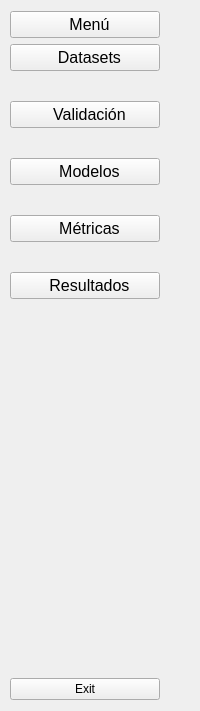
     <widget class="QWidget" name="full_menu_widget" native="true">
      <property name="sizePolicy">
       <sizepolicy hsizetype="Preferred" vsizetype="Preferred">
        <horstretch>0</horstretch>
        <verstretch>0</verstretch>
       </sizepolicy>
      </property>
      <layout class="QVBoxLayout" name="verticalLayout_4">
       <property name="leftMargin">
        <number>10</number>
       </property>
       <property name="rightMargin">
        <number>40</number>
       </property>
       <item>
        <layout class="QHBoxLayout" name="horizontalLayout_2">
         <property name="spacing">
          <number>0</number>
         </property>
         <item>
          <widget class="QPushButton" name="menu_btn_2">
           <property name="font">
            <font>
             <pointsize>12</pointsize>
            </font>
           </property>
           <property name="text">
            <string>  Menú</string>
           </property>
           <property name="icon">
            <iconset resource="resource.qrc">
             <normaloff>:/Iconos/Iconos/menu.png</normaloff>:/Iconos/Iconos/menu.png</iconset>
           </property>
           <property name="checkable">
            <bool>true</bool>
           </property>
          </widget>
         </item>
        </layout>
       </item>
       <item>
        <layout class="QVBoxLayout" name="verticalLayout_2">
         <property name="spacing">
          <number>30</number>
         </property>
         <item>
          <widget class="QPushButton" name="datasets_btn_2">
           <property name="font">
            <font>
             <pointsize>12</pointsize>
            </font>
           </property>
           <property name="text">
            <string>  Datasets</string>
           </property>
           <property name="icon">
            <iconset resource="resource.qrc">
             <normaloff>:/Iconos/Iconos/datasets.png</normaloff>
             <normalon>Iconos/dataset_blanco.png</normalon>:/Iconos/Iconos/datasets.png</iconset>
           </property>
           <property name="iconSize">
            <size>
             <width>20</width>
             <height>20</height>
            </size>
           </property>
           <property name="checkable">
            <bool>true</bool>
           </property>
           <property name="checked">
            <bool>false</bool>
           </property>
           <property name="autoExclusive">
            <bool>true</bool>
           </property>
          </widget>
         </item>
         <item>
          <widget class="QPushButton" name="val_btn_2">
           <property name="font">
            <font>
             <pointsize>12</pointsize>
            </font>
           </property>
           <property name="text">
            <string>  Validación</string>
           </property>
           <property name="icon">
            <iconset resource="resource.qrc">
             <normaloff>:/Iconos/Iconos/validacion.png</normaloff>
             <normalon>Iconos/validacion_blanco.png</normalon>:/Iconos/Iconos/validacion.png</iconset>
           </property>
           <property name="iconSize">
            <size>
             <width>20</width>
             <height>20</height>
            </size>
           </property>
           <property name="checkable">
            <bool>true</bool>
           </property>
           <property name="autoExclusive">
            <bool>true</bool>
           </property>
          </widget>
         </item>
         <item>
          <widget class="QPushButton" name="model_btn_2">
           <property name="font">
            <font>
             <pointsize>12</pointsize>
            </font>
           </property>
           <property name="text">
            <string>  Modelos</string>
           </property>
           <property name="icon">
            <iconset resource="resource.qrc">
             <normaloff>:/Iconos/Iconos/modelos.png</normaloff>
             <normalon>Iconos/modelo_blanco.png</normalon>:/Iconos/Iconos/modelos.png</iconset>
           </property>
           <property name="iconSize">
            <size>
             <width>20</width>
             <height>20</height>
            </size>
           </property>
           <property name="checkable">
            <bool>true</bool>
           </property>
           <property name="autoExclusive">
            <bool>true</bool>
           </property>
          </widget>
         </item>
         <item>
          <widget class="QPushButton" name="metrics_btn_2">
           <property name="font">
            <font>
             <pointsize>12</pointsize>
            </font>
           </property>
           <property name="text">
            <string>  Métricas</string>
           </property>
           <property name="icon">
            <iconset resource="resource.qrc">
             <normaloff>:/Iconos/Iconos/metricas.png</normaloff>
             <normalon>Iconos/metricas_blanco.png</normalon>:/Iconos/Iconos/metricas.png</iconset>
           </property>
           <property name="iconSize">
            <size>
             <width>20</width>
             <height>20</height>
            </size>
           </property>
           <property name="checkable">
            <bool>true</bool>
           </property>
           <property name="autoExclusive">
            <bool>true</bool>
           </property>
          </widget>
         </item>
         <item>
          <widget class="QPushButton" name="results_btn_2">
           <property name="sizePolicy">
            <sizepolicy hsizetype="Minimum" vsizetype="Fixed">
             <horstretch>0</horstretch>
             <verstretch>0</verstretch>
            </sizepolicy>
           </property>
           <property name="font">
            <font>
             <pointsize>12</pointsize>
            </font>
           </property>
           <property name="text">
            <string>  Resultados</string>
           </property>
           <property name="icon">
            <iconset resource="resource.qrc">
             <normaloff>:/Iconos/Iconos/resultados.png</normaloff>
             <normalon>Iconos/resultados_blanco.png</normalon>:/Iconos/Iconos/resultados.png</iconset>
           </property>
           <property name="iconSize">
            <size>
             <width>20</width>
             <height>20</height>
            </size>
           </property>
           <property name="checkable">
            <bool>true</bool>
           </property>
           <property name="autoExclusive">
            <bool>true</bool>
           </property>
          </widget>
         </item>
        </layout>
       </item>
       <item>
        <spacer name="verticalSpacer_2">
         <property name="orientation">
          <enum>Qt::Vertical</enum>
         </property>
         <property name="sizeHint" stdset="0">
          <size>
           <width>20</width>
           <height>373</height>
          </size>
         </property>
        </spacer>
       </item>
       <item>
        <widget class="QPushButton" name="exit_btn_2">
         <property name="text">
          <string>Exit</string>
         </property>
         <property name="icon">
          <iconset>
           <normaloff>:/icon/icon/close-window-64.ico</normaloff>:/icon/icon/close-window-64.ico</iconset>
         </property>
         <property name="iconSize">
          <size>
           <width>14</width>
           <height>14</height>
          </size>
         </property>
        </widget>
       </item>
      </layout>
     </widget>
